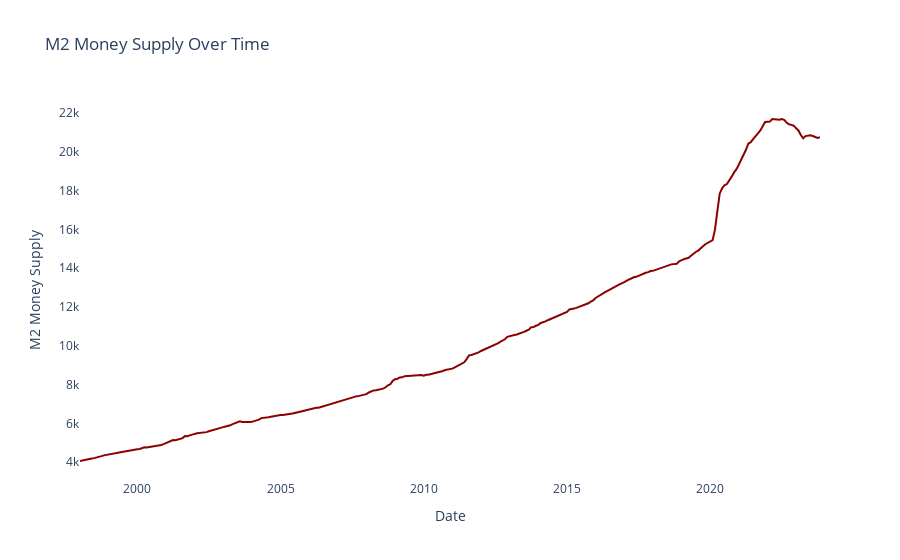

The cell this chart's notebook holds for it:
### Code cell
# Create a line plot
fig = px.line(m2, x='DATE', y='M2SL', title='M2 Money Supply Over Time',
              labels={'DATE': 'Date', 'M2SL': 'M2 Money Supply'})

# Make visual modifications
fig.update_traces(
    line=dict(color='darkred', width=2),  # Change line color to dark red and set line width
    mode='lines',  # Set mode to 'lines' only (without markers)
)

fig.update_layout(
    hovermode='x unified',
    plot_bgcolor='rgba(0, 0, 0, 0)',  # Set the background color of the plot
)

# Save the plot as an HTML file
fig.write_html('m2_plot_custom.html')
fig.show()

### Figure 1 — Plotly figure (JSON) as saved in the notebook; plotly's stock layout.template omitted (floating-point values rounded to 4 significant figures; data arrays with more than 128 entries replaced by an {"elided": "..."} marker saying what was removed)
{"data": [{"hovertemplate": "Date=%{x}<br>M2 Money Supply=%{y}<extra></extra>", "legendgroup": "", "line": {"color": "darkred", "dash": "solid", "width": 2}, "marker": {"symbol": "circle"}, "mode": "lines", "name": "", "orientation": "v", "showlegend": false, "type": "scatter", "x": {"elided": "311 str values"}, "xaxis": "x", "y": {"elided": "311 float values"}, "yaxis": "y"}], "layout": {"hovermode": "x unified", "legend": {"tracegroupgap": 0}, "plot_bgcolor": "rgba(0, 0, 0, 0)", "title": {"text": "M2 Money Supply Over Time"}, "xaxis": {"anchor": "y", "domain": [0, 1], "title": {"text": "Date"}}, "yaxis": {"anchor": "x", "domain": [0, 1], "title": {"text": "M2 Money Supply"}}}}
